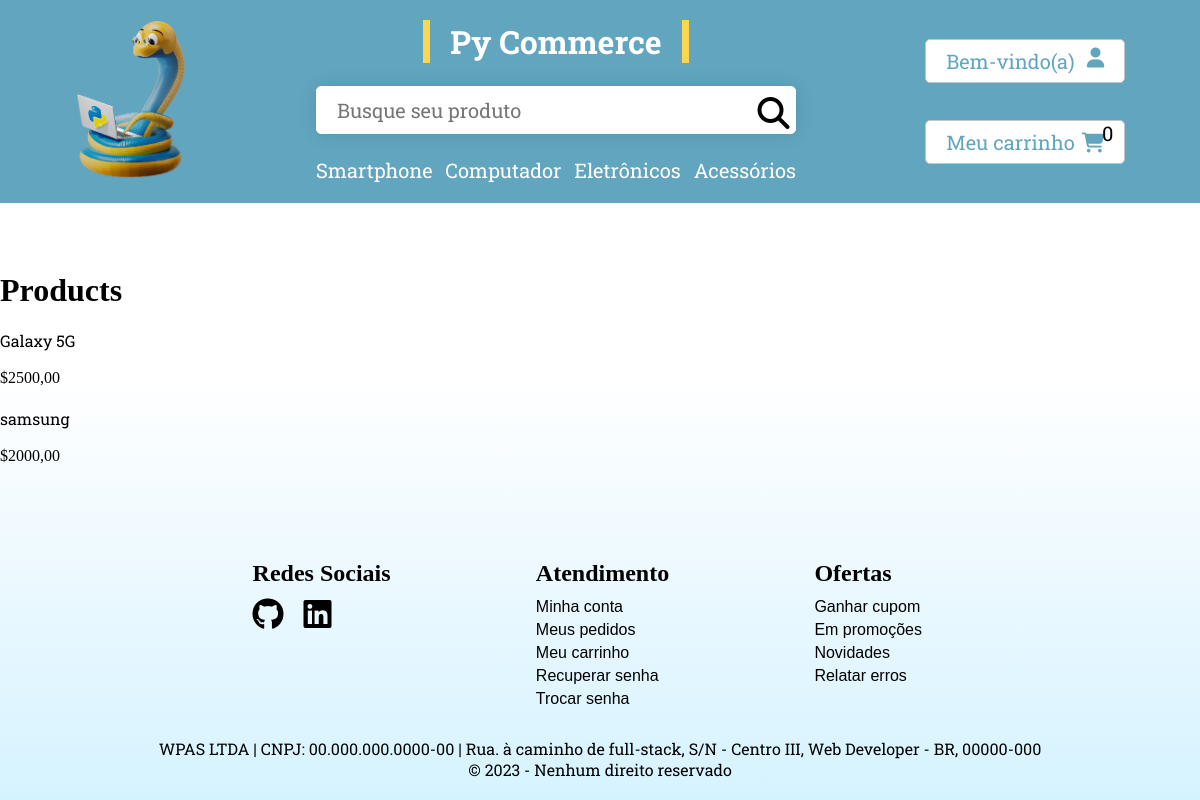
The page / on the database its author committed.
### products/models.py (models this page shows, shortened)
class Product(models.Model):
    category = models.ForeignKey(Category, related_name='products', on_delete=models.CASCADE)
    brand = models.ForeignKey(Brand, related_name='products', on_delete=models.CASCADE)
    image = models.ManyToManyField(Image, blank=True)
    like = models.ManyToManyField(User, blank=True, related_name='like')
    deslike = models.ManyToManyField(User, blank=True, related_name='deslike')
    name = models.CharField(max_length=200, db_index=True)
    slug = models.SlugField(max_length=200, db_index=True)
    description = HTMLField(blank=True)
    price = models.DecimalField(max_digits=10, decimal_places=2)
    available = models.BooleanField(default=True)
    created = models.DateTimeField(auto_now_add=True)
    updated = models.DateTimeField(auto_now=True)
    class Meta:
        ordering = ('name',)
        index_together = (('id', 'slug'),)
    def get_absolute_url(self):
        return reverse('products:product_detail', args=[self.category, self.slug])

### core/views.py (the view)
# urls.py: path('', views.index, name='index'),
def index(request, category_name=None):
    search_form = SearchForm()
    category = None
    categories = Category.objects.all()
    products = Product.objects.filter(available=True)
    if category_name:
        products = products.filter(category=category)
    page_obj = pagination(request, products, 4)
    ok = render(request,
                'index.html',
                {'category': category,
                'categories': categories,
                'search_form': search_form,
                'page_obj': page_obj}
        )
    return ok

### products/forms.py
class SearchForm(forms.Form):
    search = forms.CharField(max_length=300)

### cart/cart.py (called while the page is built)
    def get_quantity_products(self):
        return len(self.cart)

### cart/context_processors.py (called while the page is built)
def cart(request):
    cart = Cart(request)
    return {'cart': cart}

### core/context_processors.py (called while the page is built)
def user_authenticated(request):
    if request.user.is_authenticated:
        context = {'user_authenticated': request.user.first_name}
    else:
        context = {'user_authenticated': 'bem-vindo(a)'}
    return context

### products/models.py (called while the page is built)
    def __str__(self):
        return self.name

### products/utils.py (called while the page is built)
def pagination(request, objects: list, per_page: int):
    paginator = Paginator(objects, per_page) # Show 25 contacts per page.
    page_number = request.GET.get('page')
    page_obj = paginator.get_page(page_number)
    return page_obj

### templates/index.html (shortened to what this page needs)
{% extends 'base.html' %}
{% load static %}
{% block content %}
<div id="main" class="product-list-container">
    <h1>{% if category %}{{ category.name }}{% else %}Products{% endif %}</h1>
    <div class="product-list-content">
        {% for obj in page_obj %}
        <div class="product-list-item">
            <a href="{{ obj.get_absolute_url }}">
                <div class="product-list-item-img">
                </div>
                <div>
                    <a href="{{ obj.get_absolute_url }}">{{ obj.name }}</a>
                </div>
                <br>
                ${{ obj.price }}
            </a>
        </div>
        {% endfor %}
    </div>
</div>
{% endblock %}

### static/css/mobile.css (style rules this page uses)
* { margin: 0px; padding: 0px; box-sizing: border-box; }
:root { --main-color: #61a5bf; --second-color: #fdd550; --third-color: #ffffff; --background-color: rgb(255, 245, 233); --green-color: #00ff2a; --gray-color: #a5a3a3cc; --black-color: rgb(32, 31, 31); }
body, html { display: flex; flex-direction: column; justify-content: space-between; position: relative; }
a { text-decoration: None; color: var(--third-color); font-family: 'Roboto Slab', serif; }
.mobile-footer-container i, a { color: var(--black-color); }

### static/css/style.css (style rules this page uses)
* { margin: 0px; padding: 0px; box-sizing: border-box; }
:root { --main-color: #61a5bf; --second-color: #fdd550; --third-color: #ffffff; --background-color: rgb(255, 245, 233); --green-color: #00ff2a; --gray-color: #a5a3a3cc; --black-color: black; }
body, html { display: flex; flex-direction: column; justify-content: space-between; background-image: linear-gradient(180deg, rgba(255,255,255,1) 0%, rgba(255,255,255,1) 47%, rgba(233,248,255,1) 76%, rgba(213,243,255,1) 100%); height: 100vh; }
a { text-decoration: None; }

### rows shown on the page
Product: name "Galaxy 5G", price "2500,00"
Product: name "samsung", price "2000,00"

### other values the page prints
{{ user_authenticated|capfirst }} "Bem-vindo(a)"
{{ cart.get_quantity_products }} "0"
